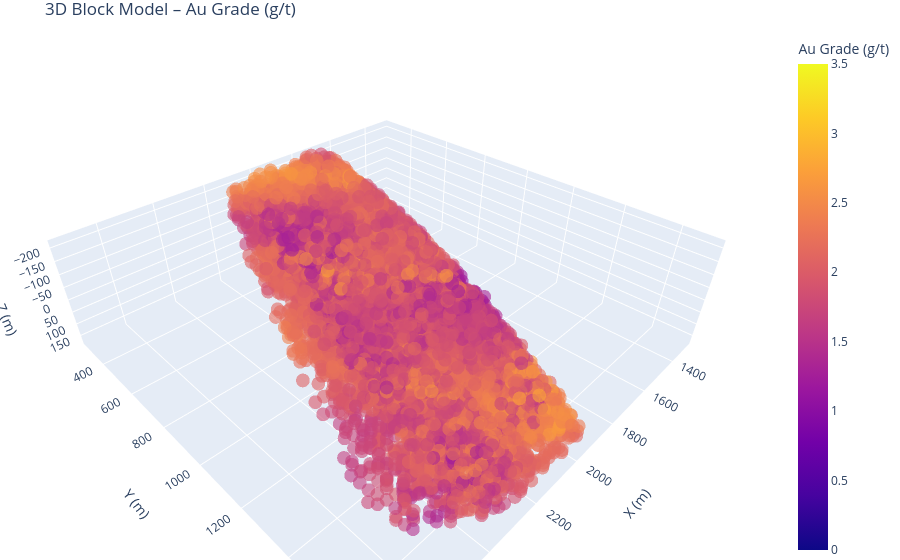

The notebook cell this image was saved under:
### Markdown cell above
## 🖼️ **Step 3: Block Model Visualisation**

This step provides multiple visualisation modes to inspect the synthetic block model. These views help verify spatial continuity, domain structure, and property distribution across the model’s geometry.

---

#### 🔹 **3.1: Static Visualisation**

- **Horizontal Slices (Z-level)** – Top-down views at user-selected depths
- **Vertical Sections (Y or X)** – Cross-sections through the model (default is Y)
- **3D Scatter Plot** – Interactive 3D view using Plotly for spatial inspection

Each visualisation is dynamically linked to the selected `primary_mineral`, and uses appropriate colourmaps and axis scaling.

### Code cell
# ======================================================================
# 📦 STEP 3.1: INTERACTIVE BLOCK MODEL VIEWS (Plan, Section, 3D)
# ======================================================================

import matplotlib.pyplot as plt
import plotly.express as px
import ipywidgets as widgets
from IPython.display import clear_output

# --- 3.1.1 HORIZONTAL SLICE VIEWER (Z-LEVEL) ---
def plot_horizontal_slice(slice_axis, slice_value, slice_thickness=None, df=None, **kwargs):
	assert df is not None, "Block model DataFrame (`df`) is required."

	if slice_thickness is None:
		slice_thickness = model_dimensions["block_size"][2]  # Z thickness

	# Filter slice
	slice_df = df[np.abs(df[slice_axis] - slice_value) <= (slice_thickness / 2)]

	# Filter to grade threshold
	slice_df = slice_df[
		(slice_df["Au_grade"] >= cuttoff_au_visuals)
	]

	if slice_df.empty:
		print(f"⚠️ No valid ore blocks found at {slice_axis.upper()} = {slice_value} m.")
		return

	pivot = slice_df.pivot_table(index='y', columns='x', values='Au_grade', aggfunc='mean').fillna(0)
	cmap = property_colormaps.get("Au_grade", 'plasma')
	vmin, vmax = get_colorbar_limits("Au")  # Use Au base + multiplier

	plt.figure(figsize=(6, 6))
	plt.imshow(pivot.values, origin='lower', cmap=cmap,
			   extent=[pivot.columns.min(), pivot.columns.max(), pivot.index.min(), pivot.index.max()],
			   vmin=vmin, vmax=vmax)
	plt.title(f"Horizontal Slice at Z = {slice_value} m")
	plt.colorbar(label="Au Grade (g/t)")
	plt.xlabel("X (m)")
	plt.ylabel("Y (m)")
	plt.grid(False)
	plt.show()

make_axis_slider(
	df=block_model_df,
	axis="z",
	label="Z-Level Slice (Plan View)",
	callback_fn=plot_horizontal_slice,
	additional_args={"df": block_model_df},
	slice_thickness=block_size[2] / 2
)

# --- 3.1.2 VERTICAL CROSS-SECTION VIEWER (Y-LEVEL) ---
def plot_vertical_section(slice_axis, slice_value, slice_thickness=None, df=None, **kwargs):
	assert df is not None, "Block model DataFrame (`df`) is required."

	if slice_thickness is None:
		slice_thickness = model_dimensions["block_size"][1]  # Y thickness

	# Filter slice
	slice_df = df[np.abs(df[slice_axis] - slice_value) <= (slice_thickness / 2)]

	# Filter to ore only and grade threshold
	slice_df = slice_df[
		(slice_df["Au_grade"] >= cuttoff_au_visuals)
	]

	if slice_df.empty:
		print(f"⚠️ No valid ore blocks found at {slice_axis.upper()} = {slice_value} m.")
		return

	pivot = slice_df.pivot_table(index='z', columns='x', values='Au_grade', aggfunc='mean').fillna(0)
	cmap = property_colormaps.get("Au_grade", 'plasma')
	vmin, vmax = get_colorbar_limits("Au")

	plt.figure(figsize=(10, 6))
	plt.imshow(pivot.values, origin='lower', cmap=cmap,
			   extent=[pivot.columns.min(), pivot.columns.max(), pivot.index.min(), pivot.index.max()],
			   vmin=vmin, vmax=vmax)
	plt.title(f"Vertical Cross Section at Y = {slice_value} m")
	plt.colorbar(label="Au Grade (g/t)")
	plt.xlabel("X (m)")
	plt.ylabel("Z (m)")
	plt.grid(False)
	plt.gca().invert_yaxis()  # Depth convention
	plt.show()


valid_y = get_valid_slice_positions(block_model_df, axis='y', required_axis='z')

make_axis_slider(
	df=block_model_df[block_model_df["y"].isin(valid_y)],
	axis="y",
	label="Y Cross Section (Vertical View)",
	callback_fn=plot_vertical_section,
	additional_args={"df": block_model_df},
	slice_thickness=model_dimensions["block_size"][1]
)

# --- 3.1.3 3D BLOCK MODEL VIEW ---

ore_blocks = block_model_df[
	(block_model_df["Au_grade"] >= cuttoff_au_visuals)
]
sample_df = ore_blocks.sample(frac=0.2, random_state=1)


cmap = property_colormaps.get(primary_mineral, 'plasma')
vmin, vmax = get_colorbar_limits(primary_mineral.split("_")[0])

sample_df["Au_grade_fmt"] = sample_df["Au_grade"].round(2)
hover_data = {
	"x": True,
	"y": True,
	"z": True,
	"Au_grade_fmt": True,
	"concentric_zone": True
}

fig = px.scatter_3d(
	sample_df,
	x='x', y='y', z='z',
	color="Au_grade",
	color_continuous_scale=cmap,
	range_color=[vmin, vmax],
	hover_data=hover_data,
	opacity=0.6,
	size_max=2,
	title="3D Block Model – Au Grade (g/t)",
	labels={"Au_grade": "Au Grade (g/t)"}
)

fig.update_layout(
	scene=dict(
		xaxis_title='X (m)',
		yaxis_title='Y (m)',
		zaxis_title='Z (m)',
		zaxis_autorange='reversed'
	),
	margin=dict(l=0, r=0, b=0, t=30)
)
fig.show()

### Figure 1 — Plotly figure (JSON) as saved in the notebook; plotly's stock layout.template omitted (floating-point values rounded to 4 significant figures; data arrays with more than 128 entries replaced by an {"elided": "..."} marker saying what was removed)
{"data": [{"customdata": {"elided": "9589x2 mixed values"}, "hovertemplate": "x=%{x}<br>y=%{y}<br>z=%{z}<br>Au_grade_fmt=%{customdata[0]}<br>concentric_zone=%{customdata[1]}<br>Au Grade (g/t)=%{marker.color}<extra></extra>", "legendgroup": "", "marker": {"color": {"elided": "9589 float values"}, "coloraxis": "coloraxis", "opacity": 0.6, "symbol": "circle"}, "mode": "markers", "name": "", "scene": "scene", "showlegend": false, "type": "scatter3d", "x": {"elided": "9589 float values"}, "y": {"elided": "9589 float values"}, "z": {"elided": "9589 int values"}}], "layout": {"coloraxis": {"cmax": 3.5, "cmin": 0, "colorbar": {"title": {"text": "Au Grade (g/t)"}}, "colorscale": [[0, "#0d0887"], [0.1111, "#46039f"], [0.2222, "#7201a8"], [0.3333, "#9c179e"], [0.4444, "#bd3786"], [0.5556, "#d8576b"], [0.6667, "#ed7953"], [0.7778, "#fb9f3a"], [0.8889, "#fdca26"], [1, "#f0f921"]]}, "legend": {"tracegroupgap": 0}, "margin": {"b": 0, "l": 0, "r": 0, "t": 30}, "scene": {"domain": {"x": [0, 1], "y": [0, 1]}, "xaxis": {"title": {"text": "X (m)"}}, "yaxis": {"title": {"text": "Y (m)"}}, "zaxis": {"autorange": "reversed", "title": {"text": "Z (m)"}}}, "title": {"text": "3D Block Model – Au Grade (g/t)"}}}
